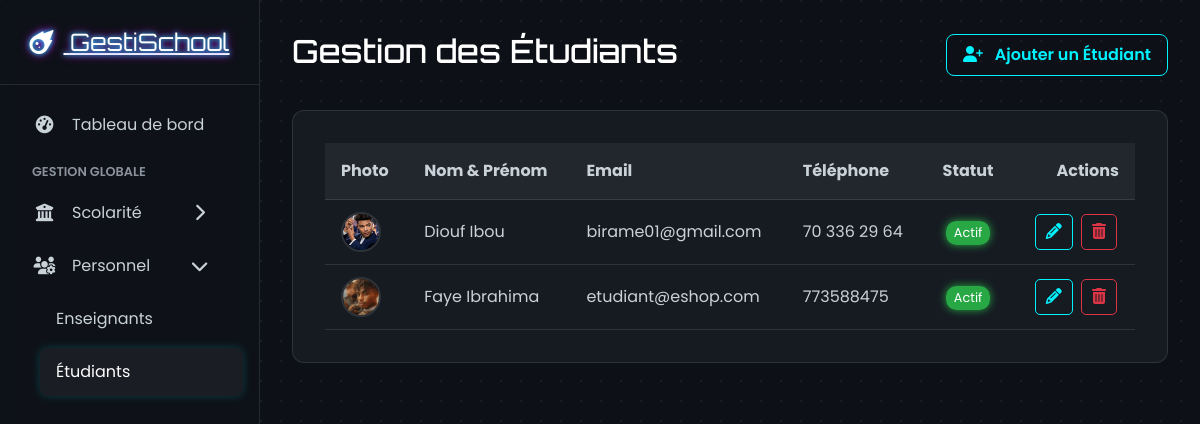
Page /admin/personnel/etudiants.php (signed in) on the committed database.
### tables this page shows
CREATE TABLE IF NOT EXISTS `utilisateurs` (
  `id` int NOT NULL AUTO_INCREMENT,
  `nom` varchar(50) NOT NULL,
  `prenom` varchar(50) DEFAULT NULL,
  `email` varchar(100) NOT NULL,
  `password` varchar(255) NOT NULL,
  `role` enum('admin','enseignant','etudiant') NOT NULL,
  `telephone` varchar(20) DEFAULT NULL,
  `adresse` text,
  `sexe` enum('M','F') DEFAULT NULL,
  `date_naissance` date DEFAULT NULL,
  `photo_profil` varchar(255) DEFAULT NULL,
  `specialite` varchar(100) DEFAULT NULL,
  `grade` varchar(50) DEFAULT NULL,
  `contrat` enum('titulaire','contractuel','vacataire') DEFAULT NULL,
  `groupe_sanguin` varchar(3) DEFAULT NULL,
  `statut` tinyint(1) DEFAULT '1',
  `created_at` datetime DEFAULT CURRENT_TIMESTAMP,
  `updated_at` datetime DEFAULT NULL ON UPDATE CURRENT_TIMESTAMP,
  PRIMARY KEY (`id`),
  UNIQUE KEY `email` (`email`)
);

### admin/personnel/etudiants.php (the view, shortened to what this page needs)
<?php
require_once '../../config/db.php';
try {
    $etudiants = $pdo->query("SELECT * FROM utilisateurs WHERE role = 'etudiant' ORDER BY nom, prenom ASC")->fetchAll();
} catch (PDOException $e) {
    $error_db = "Erreur lors de la récupération des étudiants : " . $e->getMessage();
    $etudiants = [];
}
?>
<!DOCTYPE html>
<html lang="fr">
<head>
    <link href="https://cdn.jsdelivr.net/npm/bootstrap@5.3.3/dist/css/bootstrap.min.css" rel="stylesheet">
    <link rel="stylesheet" href="https://cdnjs.cloudflare.com/ajax/libs/font-awesome/6.5.2/css/all.min.css">
</head>
<body>
<div class="page-wrapper">
    <aside id="sidebar">
        <div class="sidebar-header">
            <a href="../dashboard.php" class="logo"><i class="fas fa-meteor"></i> GestiSchool</a>
        </div>
        <nav class="sidebar-nav">
            <ul class="nav flex-column">
                <li class="nav-item"><a class="nav-link" href="../dashboard.php"><i class="fas fa-tachometer-alt"></i> Tableau de bord</a></li>
                <li class="nav-category">Gestion Globale</li>
                <li class="nav-item">
                    <a class="nav-link" data-bs-toggle="collapse" href="#gestionCollapse" role="button" aria-expanded="false" aria-controls="gestionCollapse">
                        <i class="fas fa-university"></i> Scolarité <i class="fas fa-chevron-right arrow"></i>
                    </a>
                </li>
                <li class="nav-item">
                    <a class="nav-link" data-bs-toggle="collapse" href="#personnelCollapse" role="button" aria-expanded="true" aria-controls="personnelCollapse">
                        <i class="fas fa-users-cog"></i> Personnel <i class="fas fa-chevron-right arrow"></i>
                    </a>
                    <div class="collapse show" id="personnelCollapse">
                        <ul class="nav flex-column ps-4">
                            <li><a class="nav-link" href="enseignants.php">Enseignants</a></li>
                            <li><a class="nav-link active" href="etudiants.php">Étudiants</a></li>
                        </ul>
                    </div>
                </li>
            </ul>
        </nav>
    </aside>
    <main id="main-content">
        <header class="main-header">
            <div>
                <h1>Gestion des Étudiants</h1>
            </div>
            <button class="btn btn-glow" data-bs-toggle="modal" data-bs-target="#etudiantModal" id="add-etudiant-btn">
                <i class="fas fa-user-plus me-2"></i> Ajouter un Étudiant
            </button>
        </header>
        <div class="content-card">
            <div class="table-responsive">
                <table class="galaxy-table">
                    <thead>
                        <tr>
                            <th>Photo</th>
                            <th>Nom & Prénom</th>
                            <th>Email</th>
                            <th>Téléphone</th>
                            <th class="text-center">Statut</th>
                            <th class="text-end">Actions</th>
                        </tr>
                    </thead>
                    <tbody>
                        <?php if (empty($etudiants)): ?>
                            <tr><td colspan="6" class="text-center">Aucun étudiant trouvé.</td></tr>
                        <?php else: ?>
                            <?php foreach ($etudiants as $etu): ?>
                                <tr>
                                    <td>
                                        <?php if (!empty($etu['photo_profil'])): ?>
                                            <img src="../../<?= htmlspecialchars($etu['photo_profil']) ?>" alt="Photo de profil" class="profile-pic">
                                        <?php else: ?>
                                            <div class="profile-pic-default"><i class="fas fa-user-graduate"></i></div>
                                        <?php endif; ?>
                                    </td>
                                    <td><?= htmlspecialchars($etu['nom'] . ' ' . $etu['prenom']) ?></td>
                                    <td><?= htmlspecialchars($etu['email']) ?></td>
                                    <td><?= htmlspecialchars($etu['telephone'] ?: 'N/A') ?></td>
                                    <td class="text-center">
                                        <span class="status-badge status-<?= $etu['statut'] ?>">
                                            <?= $etu['statut'] ? 'Actif' : 'Inactif' ?>
                                        </span>
                                    </td>
                                    <td class="text-end">
                                                 <button class="btn btn-action btn-action-edit edit-btn"
    data-bs-toggle="modal" data-bs-target="#etudiantModal"
    data-id="<?= $etu['id'] ?>"
    data-nom="<?= htmlspecialchars($etu['nom'] ?? '') ?>"
    data-prenom="<?= htmlspecialchars($etu['prenom'] ?? '') ?>"
    data-email="<?= htmlspecialchars($etu['email'] ?? '') ?>"
    data-telephone="<?= htmlspecialchars($etu['telephone'] ?? '') ?>"
    data-adresse="<?= htmlspecialchars($etu['adresse'] ?? '') ?>"
    data-sexe="<?= htmlspecialchars($etu['sexe'] ?? '') ?>"
    data-date_naissance="<?= htmlspecialchars($etu['date_naissance'] ?? '') ?>"
    data-groupe_sanguin="<?= htmlspecialchars($etu['groupe_sanguin'] ?? '') ?>"
    data-statut="<?= $etu['statut'] ?? '' ?>"
    data-photo_profil="<?= htmlspecialchars($etu['photo_profil'] ?? '') ?>">
    <i class="fas fa-pencil-alt"></i>
</button>
                                        <button class="btn btn-action btn-action-delete delete-btn" data-id="<?= $etu['id'] ?>" data-nom="<?= htmlspecialchars($etu['prenom'] . ' ' . $etu['nom']) ?>">
                                            <i class="fas fa-trash-alt"></i>
                                        </button>
                                    </td>
                                </tr>
                            <?php endforeach; ?>
                        <?php endif; ?>
                    </tbody>
                </table>
            </div>
        </div>
    </main>
</div>
</body>
</html>

### admin/personnel/etudiants.php (style rules this page uses)
:root { --bg-dark-primary: #0d1117; --bg-dark-secondary: #161b22; --border-color: rgba(255, 255, 255, 0.1); --text-primary: #c9d1d9; --text-secondary: #8b949e; --accent-glow-1: #00f2ff; --accent-glow-2: #da00ff; --font-primary: 'Poppins', sans-serif; --font-display: 'Orbitron', sans-serif; --success: #28a745; --danger: #dc3545; }
body { font-family: var(--font-primary); background-color: var(--bg-dark-primary); color: var(--text-primary); background-image: radial-gradient(circle at 1px 1px, rgba(255, 255, 255, 0.05) 1px, transparent 0); background-size: 20px 20px; }
.page-wrapper { display: flex; min-height: 100vh; }
#sidebar { width: 260px; position: fixed; top: 0; left: 0; height: 100vh; z-index: 1000; background: rgba(16, 19, 26, 0.6); backdrop-filter: blur(10px); border-right: 1px solid var(--border-color); transition: all 0.3s ease; display: flex; flex-direction: column; }
.sidebar-header { padding: 1.5rem; text-align: center; border-bottom: 1px solid var(--border-color); }
.sidebar-header .logo { font-family: var(--font-display); font-size: 1.5rem; color: #fff; text-shadow: 0 0 5px var(--accent-glow-1), 0 0 10px var(--accent-glow-2); }
.sidebar-header .logo i { margin-right: 10px; }
.sidebar-nav { padding: 1rem; flex-grow: 1; overflow-y: auto; }
.nav-category { font-size: 0.8rem; color: var(--text-secondary); text-transform: uppercase; padding: 0.5rem 1rem; font-weight: 600; }
.nav-link { display: flex; align-items: center; padding: 0.75rem 1rem; color: var(--text-primary); text-decoration: none; border-radius: 8px; margin-bottom: 5px; transition: all 0.2s ease; }
.nav-link i { width: 25px; margin-right: 15px; text-align: center; font-size: 1.1rem; }
.nav-link:hover, .nav-link.active { background: rgba(255, 255, 255, 0.05); color: #fff; box-shadow: 0 0 10px rgba(0, 242, 255, 0.2); }
.nav-link .arrow { margin-left: auto; transition: transform 0.3s ease; }
.nav-link[aria-expanded="true"] .arrow { transform: rotate(90deg); }
#main-content { margin-left: 260px; width: calc(100% - 260px); padding: 2rem; transition: all 0.3s ease; }
.main-header { display: flex; justify-content: space-between; align-items: center; margin-bottom: 2rem; }
.main-header h1 { font-family: var(--font-display); color: #fff; font-size: 2rem; }
.content-card { background: var(--bg-dark-secondary); border-radius: 12px; padding: 2rem; border: 1px solid var(--border-color); animation: fadeIn 0.5s ease; }
.btn-glow { border: 1px solid var(--accent-glow-1); color: var(--accent-glow-1); background-color: transparent; padding: 0.5rem 1rem; border-radius: 8px; font-weight: 600; transition: all 0.3s ease; }
.galaxy-table { width: 100%; color: var(--text-primary); }
.galaxy-table th { background-color: rgba(255, 255, 255, 0.05); padding: 1rem; border-bottom: 1px solid var(--border-color); }
.galaxy-table td { padding: 0.75rem 1rem; border-bottom: 1px solid var(--border-color); vertical-align: middle; }
.profile-pic { width: 40px; height: 40px; border-radius: 50%; object-fit: cover; border: 2px solid var(--border-color); }
.status-badge { padding: 0.25em 0.6em; font-size: 0.8em; border-radius: 10px; color: #fff; }
.status-1 { background-color: var(--success); box-shadow: 0 0 8px var(--success); }
.btn-action { background: transparent; border: 1px solid; border-radius: 5px; padding: 5px 10px; margin: 0 2px; transition: all 0.2s; }
.btn-action-edit { color: var(--accent-glow-1); border-color: var(--accent-glow-1); }
.btn-action-delete { color: #dc3545; border-color: #dc3545; }

### rows in the picture
utilisateurs: photo_profil (picture), nom+prenom "Diouf Ibou", email "birame01@gmail.com", telephone "70 336 29 64", statut "Actif"
utilisateurs: photo_profil (picture), nom+prenom "Faye Ibrahima", email "etudiant@eshop.com", telephone "773588475", statut "Actif"
